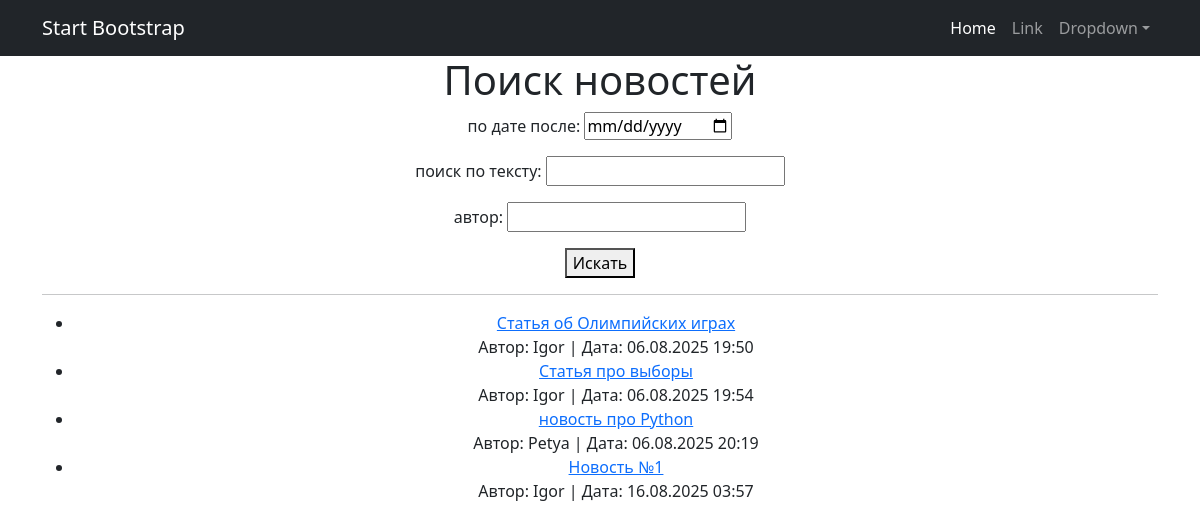
The page /news/search/ on the database as committed earlier.
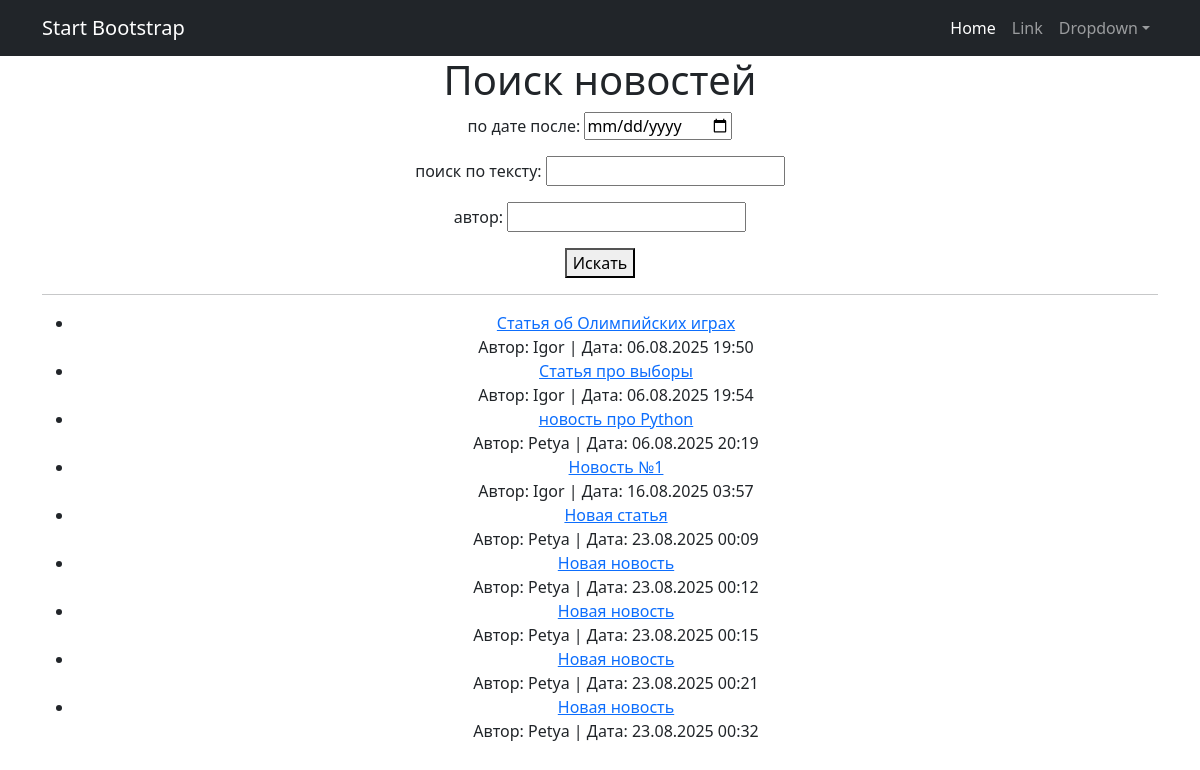
The same page on the database as committed later.
### news/models.py (models this page shows, shortened)
class Post(models.Model):
    ARTICLE = 'AR'
    NEWS = 'NW'
    POST_TYPES = [
        (ARTICLE, 'Статья'),
        (NEWS, 'Новость')
    ]
    author = models.ForeignKey('Author', on_delete=models.CASCADE)
    post_type = models.CharField(max_length=2, choices=POST_TYPES, default=ARTICLE)
    time_create = models.DateTimeField(auto_now_add=True)
    categories = models.ManyToManyField('Category', through='PostCategory')
    title = models.CharField(max_length=255)
    text = models.TextField()
    rating = models.IntegerField(default=0)

class Author(models.Model):
    user = models.OneToOneField(User, on_delete=models.CASCADE)
    rating = models.IntegerField(default=0)

### news/views.py (the view)
# urls.py: path('search/', NewsSearchView.as_view(), name='news_search'),
class NewsSearchView(ListView):
    model = Post
    template_name = 'news_search.html'
    context_object_name = 'posts'
    paginate_by = 10
    def get_queryset(self):
        queryset = super().get_queryset()
        self.filterset = PostFilter(self.request.GET, queryset=queryset)
        return self.filterset.qs
    def get_context_data(self, **kwargs):
        context = super().get_context_data(**kwargs)
        context['filterset'] = self.filterset
        return context

### templates/news_search.html (shortened to what this page needs)
{% extends 'flatpages/default.html' %}
{% block content %}
<h1>Поиск новостей</h1>
<form method="get">
    {{ filterset.form.as_p }}
    <button type="submit">Искать</button>
</form>
<hr>
<ul>
    {% for post in posts %}
        <li>
            <a href="{% url 'post_detail' post.pk %}">{{ post.title }}</a>
            <br>
            Автор: {{ post.author.user.username }} | Дата: {{ post.time_create|date:"d.m.Y H:i" }}
        </li>
    {% empty %}
        <li>Результаты не найдены</li>
    {% endfor %}
</ul>
{% endblock content %}

Rows that differ between the two databases and show on the page:
added Post: title "Новая статья", author.user.username "Petya", time_create "23.08.2025 00:09"
added Post: title "Новая новость", author.user.username "Petya", time_create "23.08.2025 00:12"
added Post: title "Новая новость", author.user.username "Petya", time_create "23.08.2025 00:15"
added Post: title "Новая новость", author.user.username "Petya", time_create "23.08.2025 00:21"
added Post: title "Новая новость", author.user.username "Petya", time_create "23.08.2025 00:32"
